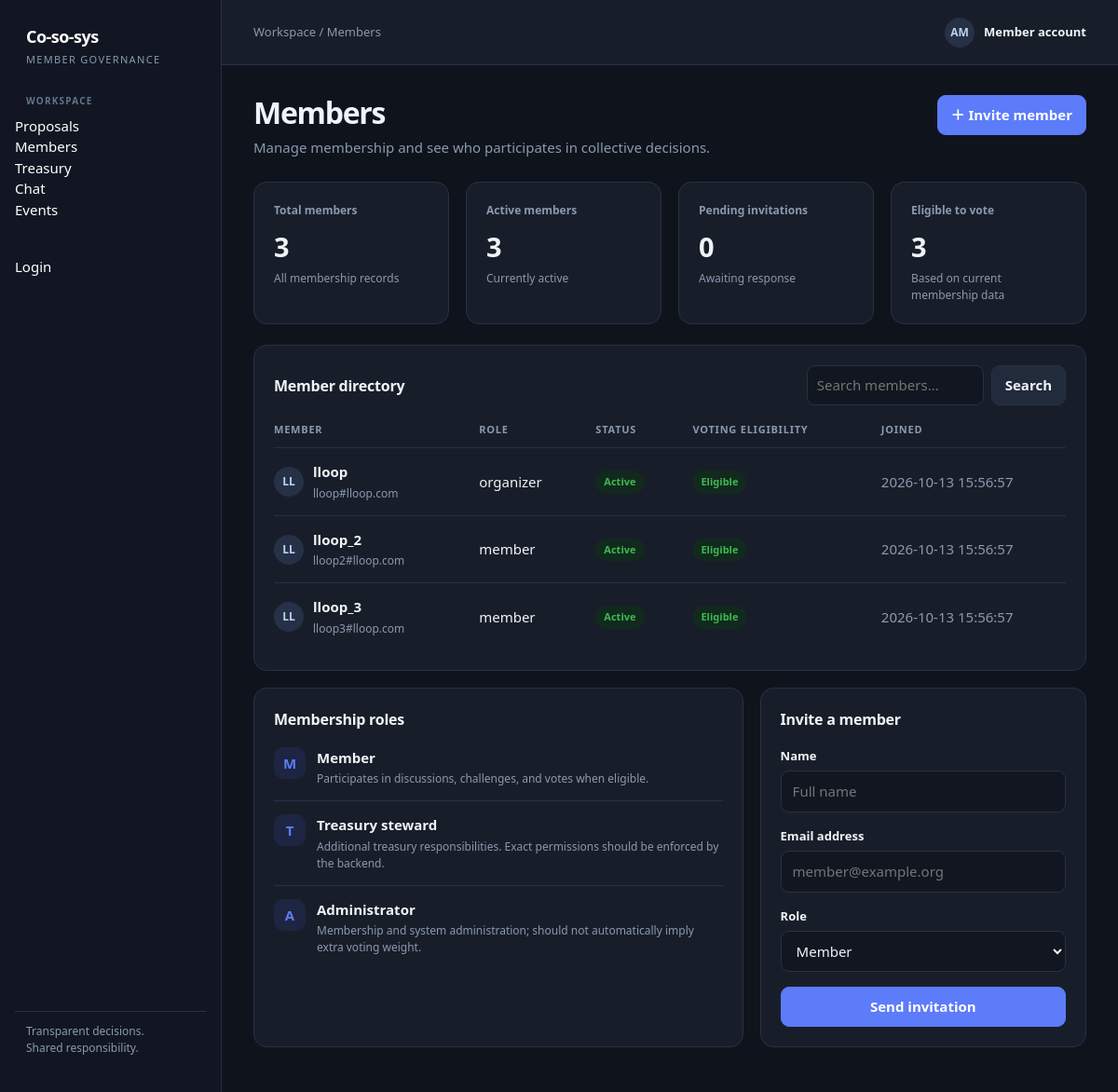
The app's page /members, older data.
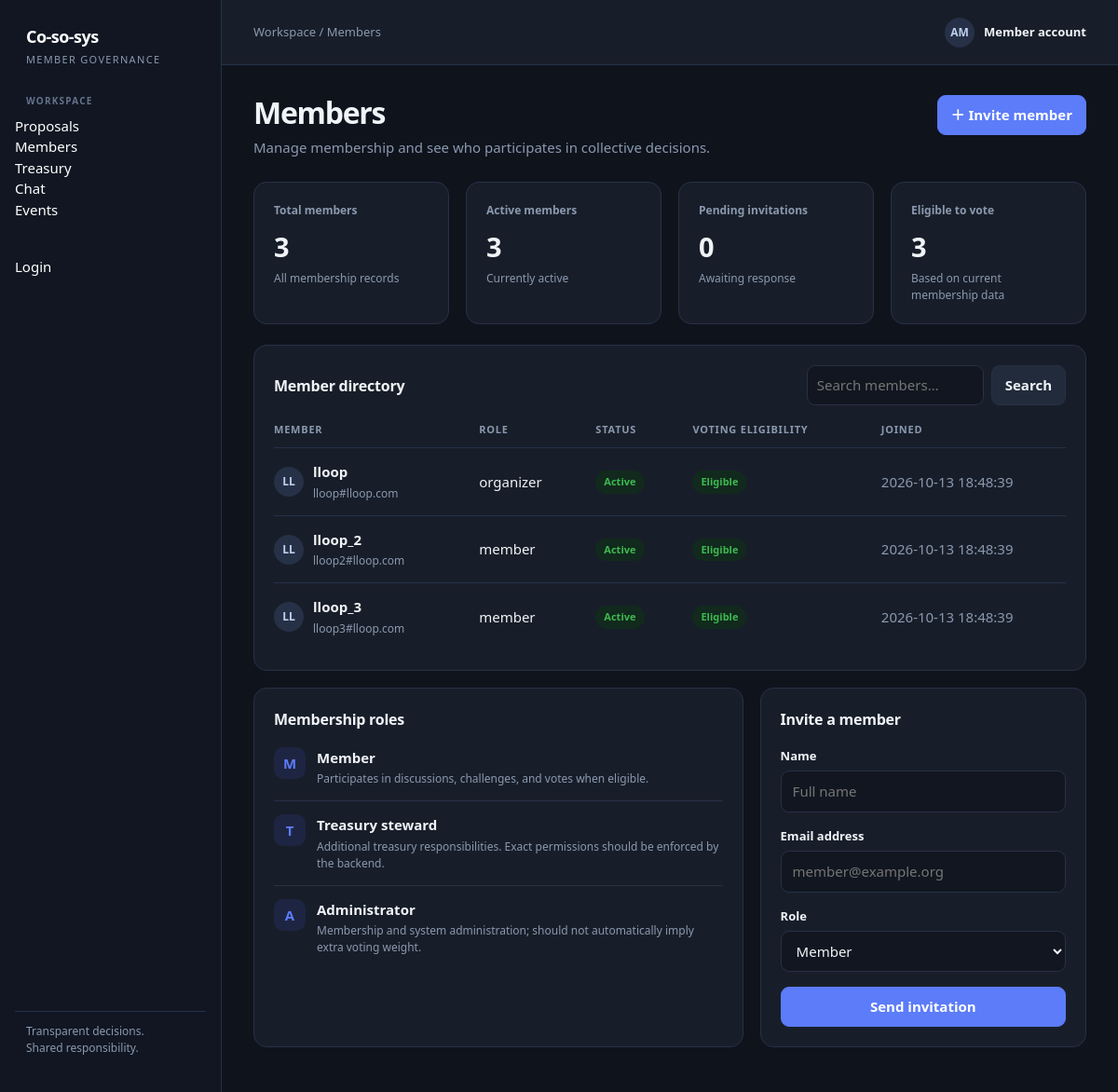
The same page, newer data.
### tables this page shows
CREATE TABLE users (
    id INTEGER PRIMARY KEY AUTOINCREMENT,
    username TEXT UNIQUE NOT NULL,
    password TEXT,
    email TEXT,
    role TEXT DEFAULT 'member',
    status TEXT DEFAULT 'Active',
    eligible_to_vote INTEGER DEFAULT 1,
    voting_weight REAL DEFAULT 1.0,
    created_at TIMESTAMP DEFAULT CURRENT_TIMESTAMP
);

### backend/routes_users.py (the view)
@users_bp.route('/members', methods=['GET'])
def get_users():
    search_query = request.args.get('q', '')
    conn = get_db_connection()
    cursor = conn.cursor()
    if search_query:
        cursor.execute("""
            SELECT id, username as name, email, role, status, eligible_to_vote as eligible, created_at as joined
            FROM users
            WHERE username LIKE ? OR email LIKE ?
            ORDER BY created_at DESC
        """, (f'%{search_query}%', f'%{search_query}%'))
    else:
        cursor.execute("""
            SELECT id, username as name, email, role, status, eligible_to_vote as eligible, created_at as joined
            FROM users
            ORDER BY created_at DESC
        """)
    raw_members = cursor.fetchall()
    members = []
    for m in raw_members:
        member_dict = dict(m)
        name_parts = member_dict['name'].split()
        if len(name_parts) >= 2:
            member_dict['initials'] = (name_parts[0][0] + name_parts[1][0]).upper()
        elif len(name_parts) == 1:
            member_dict['initials'] = name_parts[0][:2].upper()
        else:
            member_dict['initials'] = 'M'
        members.append(member_dict)
    cursor.execute("SELECT COUNT(*) FROM users")
    total_members = cursor.fetchone()[0]
    cursor.execute("SELECT COUNT(*) FROM users WHERE status = 'Active'")
    active_members = cursor.fetchone()[0]
    cursor.execute("SELECT COUNT(*) FROM users WHERE status = 'Invited'")
    pending_invites = cursor.fetchone()[0]
    cursor.execute("SELECT COUNT(*) FROM users WHERE eligible_to_vote = 1")
    eligible_voters = cursor.fetchone()[0]
    conn.close()
    return render_template('members.html',
                           members=members,
                           total_members=total_members,
                           active_members=active_members,
                           pending_invites=pending_invites,
                           eligible_voters=eligible_voters)

### database/db.py (called while the page is built)
def get_db_connection():
    db_path = os.path.join(os.path.dirname(__file__), DB_NAME)
    conn = sqlite3.connect(db_path)
    conn.row_factory = sqlite3.Row
    return conn

### client/templates/members.html (shortened to what the changed rows need)
{% extends "base.html" %}
{% set active_page = "members" %}
{% block content %}
<div class="page-head"><div><h1>Members</h1><p class="subtitle">Manage membership and see who participates in collective decisions.</p></div><a class="button primary" href="#invite-member">＋ Invite member</a></div>
<div class="card">
  <div class="card-head"><h2>Member directory</h2></div>
  <div class="table-wrap"><table>
    <thead><tr><th>Member</th><th>Role</th><th>Status</th><th>Voting eligibility</th><th>Joined</th></tr></thead>
    <tbody>
    {% for member in members|default([
      {'name':'Maya Chen','email':'maya@example.org','initials':'MC','role':'Member','status':'Active','eligible':true,'joined':'Mar 12, 2026'},
      {'name':'Jonas Reed','email':'jonas@example.org','initials':'JR','role':'Member','status':'Active','eligible':true,'joined':'Mar 18, 2026'},
      {'name':'Amira Khan','email':'amira@example.org','initials':'AK','role':'Treasury steward','status':'Active','eligible':true,'joined':'Apr 02, 2026'},
      {'name':'Luis Martín','email':'luis@example.org','initials':'LM','role':'Member','status':'Invited','eligible':false,'joined':'—'},
      {'name':'Elena Rossi','email':'elena@example.org','initials':'ER','role':'Member','status':'Active','eligible':true,'joined':'Jun 21, 2026'}
    ]) %}
    <tr>
      <td><div style="display:flex;align-items:center;gap:10px"><span class="avatar">{{ member.initials }}</span><div><div class="primary-cell">{{ member.name }}</div><div class="secondary">{{ member.email }}</div></div></div></td>
      <td>{{ member.role }}</td>
      <td><span class="badge {% if member.status == 'Active' %}green{% elif member.status == 'Invited' %}amber{% endif %}">{{ member.status }}</span></td>
      <td>{% if member.eligible %}<span class="badge green">Eligible</span>{% else %}<span class="badge">Not yet</span>{% endif %}</td>
      <td class="muted">{{ member.joined }}</td>
    </tr>
    {% else %}<tr><td colspan="5"><div class="empty">No members match this search.</div></td></tr>{% endfor %}
    </tbody>
  </table></div>
</div>
<div class="grid two-col" style="margin-top:18px">
  <div class="card"><div class="card-head"><h2>Membership roles</h2></div></div>
  <div class="card" id="invite-member"><div class="card-head"><h2>Invite a member</h2></div>
  </div>
</div>
{% endblock %}

Row changes from the older to the newer data that the page shows:
changed users "lloop": joined "2026-10-13 15:56:57" → "2026-10-13 18:48:39"
changed users "lloop_2": joined "2026-10-13 15:56:57" → "2026-10-13 18:48:39"
changed users "lloop_3": joined "2026-10-13 15:56:57" → "2026-10-13 18:48:39"
